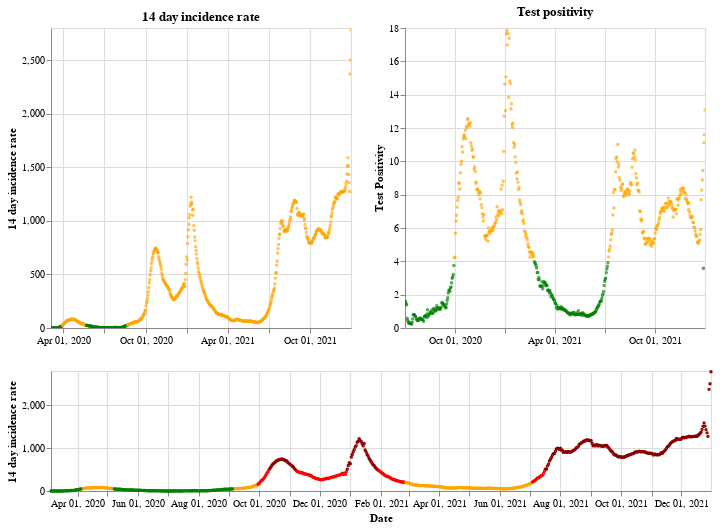

Source (notebook cell):
### Markdown cell above
## Northern Ireland

### Code cell
plot_traffic_light('Northern Ireland')

### Figure 1 — Vega-Lite specification as saved in the notebook (floating-point values rounded to 4 significant figures; data arrays with more than 128 entries replaced by an {"elided": "..."} marker saying what was removed)
{"config": {"view": {"continuousWidth": 400, "continuousHeight": 300}}, "vconcat": [{"hconcat": [{"mark": {"type": "point", "size": 2}, "encoding": {"color": {"condition": {"value": "green", "test": "(datum.twoWeeklyCasesRate <= 25)"}, "value": "orange"}, "tooltip": [{"type": "nominal", "field": "areaName"}, {"type": "temporal", "field": "date"}, {"type": "quantitative", "field": "twoWeeklyCasesRate"}, {"type": "quantitative", "field": "testPositivity"}], "x": {"type": "temporal", "axis": {"title": ""}, "field": "date", "scale": {"domain": {"selection": "DateBrush"}}, "timeUnit": "yearmonthdate"}, "y": {"type": "quantitative", "axis": {"title": "14 day incidence rate"}, "field": "twoWeeklyCasesRate"}}, "title": "14 day incidence rate", "width": 300}, {"mark": {"type": "point", "size": 2}, "encoding": {"color": {"condition": {"value": "green", "test": "(datum.testPositivity <= 4)"}, "value": "orange"}, "tooltip": [{"type": "nominal", "field": "areaName"}, {"type": "temporal", "field": "date"}, {"type": "quantitative", "field": "twoWeeklyCasesRate"}, {"type": "quantitative", "field": "testPositivity"}], "x": {"type": "temporal", "axis": {"title": ""}, "field": "date", "scale": {"domain": {"selection": "DateBrush"}}, "timeUnit": "yearmonthdate"}, "y": {"type": "quantitative", "axis": {"title": "Test Positivity"}, "field": "testPositivity"}}, "title": "Test positivity", "width": 300}]}, {"layer": [{"mark": {"type": "point", "size": 2}, "encoding": {"color": {"condition": {"value": "orange", "test": "(((datum.testPositivity < 4) && (datum.twoWeeklyCasesRate >= 50)) && (datum.twoWeeklyCasesRate < 200))"}, "value": "red"}, "opacity": {"condition": {"value": 1, "test": "((datum.twoWeeklyCasesRate >= 50) && (datum.twoWeeklyCasesRate < 500))"}, "value": 0}, "tooltip": [{"type": "nominal", "field": "areaName"}, {"type": "temporal", "field": "date"}, {"type": "quantitative", "field": "twoWeeklyCasesRate"}, {"type": "quantitative", "field": "testPositivity"}], "x": {"type": "temporal", "axis": {"title": "Date"}, "field": "date", "timeUnit": "yearmonthdate"}, "y": {"type": "quantitative", "axis": {"title": "14 day incidence rate"}, "field": "twoWeeklyCasesRate"}}, "selection": {"DateBrush": {"type": "interval", "encodings": ["x"], "fields": ["Time"]}}}, {"mark": {"type": "point", "size": 2}, "encoding": {"color": {"value": "darkred"}, "opacity": {"condition": {"value": 1, "test": "(datum.twoWeeklyCasesRate >= 500)"}, "value": 0}, "tooltip": [{"type": "nominal", "field": "areaName"}, {"type": "temporal", "field": "date"}, {"type": "quantitative", "field": "twoWeeklyCasesRate"}, {"type": "quantitative", "field": "testPositivity"}], "x": {"type": "temporal", "axis": {"title": "Date"}, "field": "date", "timeUnit": "yearmonthdate"}, "y": {"type": "quantitative", "axis": {"title": "14 day incidence rate"}, "field": "twoWeeklyCasesRate"}}}, {"mark": {"type": "point", "size": 2}, "encoding": {"color": {"condition": {"value": "green", "test": "((datum.testPositivity < 4) && (datum.twoWeeklyCasesRate < 50))"}, "value": "orange"}, "opacity": {"condition": {"value": 1, "test": "(datum.twoWeeklyCasesRate < 50)"}, "value": 0}, "tooltip": [{"type": "nominal", "field": "areaName"}, {"type": "temporal", "field": "date"}, {"type": "quantitative", "field": "twoWeeklyCasesRate"}, {"type": "quantitative", "field": "testPositivity"}], "x": {"type": "temporal", "axis": {"title": "Date"}, "field": "date", "timeUnit": "yearmonthdate"}, "y": {"type": "quantitative", "axis": {"title": "14 day incidence rate"}, "field": "twoWeeklyCasesRate"}}}], "height": 120, "width": 660}], "data": {"name": "data-c81ab29c0da710962526241a3c2b7702"}, "$schema": "https://vega.github.io/schema/vega-lite/v4.8.1.json", "datasets": {"data-c81ab29c0da710962526241a3c2b7702": {"elided": "667 records"}}}
